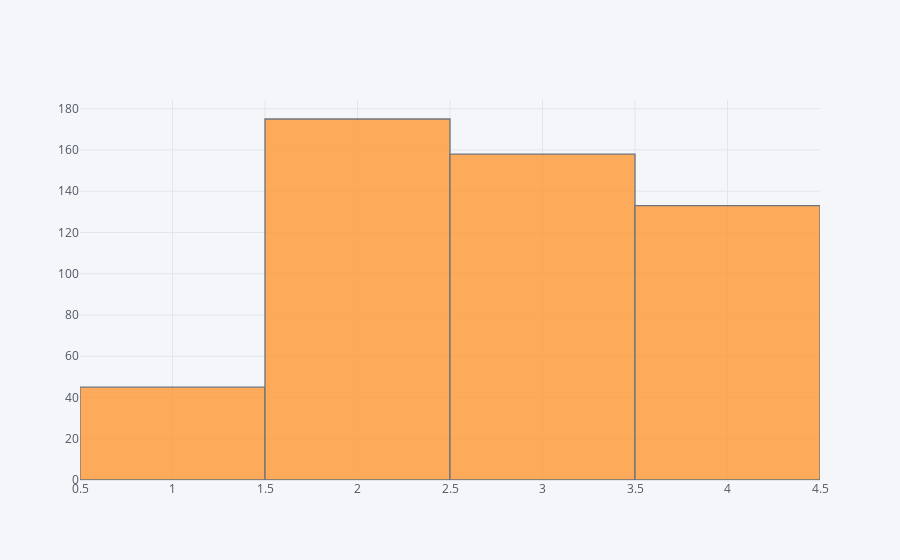

The notebook cell saved with this chart:
### Code cell
df['funds_ranking'].iplot(kind = 'hist')

### Figure 1 — Plotly figure (JSON) as saved in the notebook; plotly's stock layout.template omitted (floating-point values rounded to 4 significant figures; data arrays with more than 128 entries replaced by an {"elided": "..."} marker saying what was removed)
{"data": [{"histfunc": "count", "histnorm": "", "marker": {"color": "rgba(255, 153, 51, 1.0)", "line": {"color": "#4D5663", "width": 1.3}}, "name": "funds_ranking", "opacity": 0.8, "orientation": "v", "type": "histogram", "x": {"elided": "511 int values"}}], "layout": {"autosize": true, "barmode": "overlay", "legend": {"bgcolor": "#F5F6F9", "font": {"color": "#4D5663"}}, "paper_bgcolor": "#F5F6F9", "plot_bgcolor": "#F5F6F9", "title": {"font": {"color": "#4D5663"}}, "xaxis": {"autorange": true, "gridcolor": "#E1E5ED", "range": [0.5, 4.5], "showgrid": true, "tickfont": {"color": "#4D5663"}, "title": {"font": {"color": "#4D5663"}, "text": ""}, "type": "linear", "zerolinecolor": "#E1E5ED"}, "yaxis": {"autorange": true, "gridcolor": "#E1E5ED", "range": [0, 184.2], "showgrid": true, "tickfont": {"color": "#4D5663"}, "title": {"font": {"color": "#4D5663"}, "text": ""}, "zerolinecolor": "#E1E5ED"}}}
